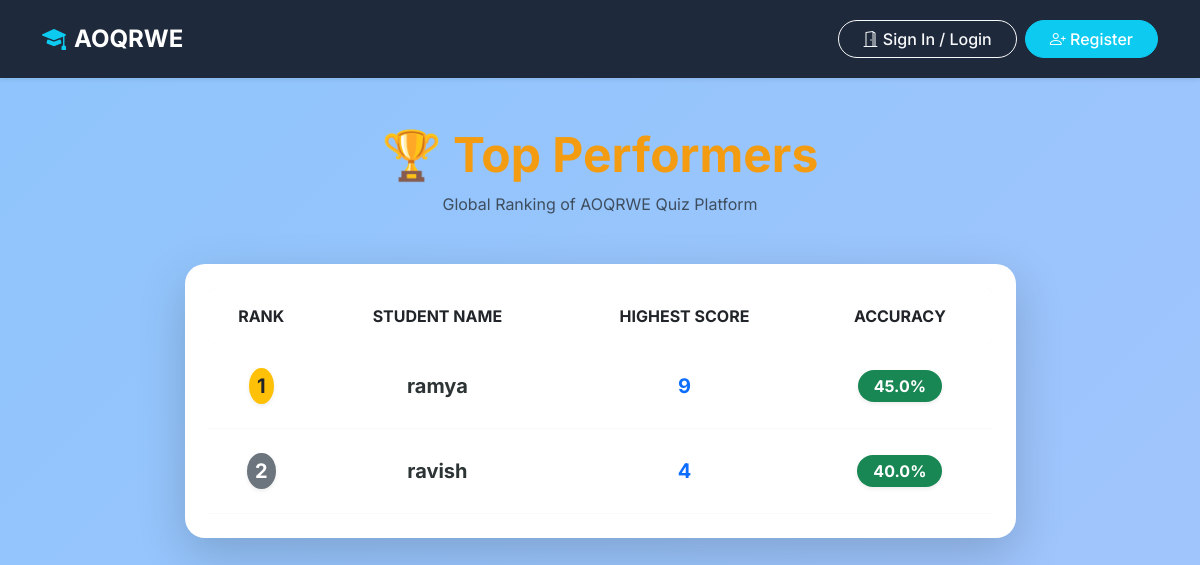
The app's page /leaderboard with its own data.
### tables this page shows
CREATE TABLE results (
            id INTEGER PRIMARY KEY AUTOINCREMENT,
            student_name TEXT NOT NULL,
            subject_id INTEGER NOT NULL,
            score INTEGER NOT NULL,
            total INTEGER NOT NULL,
            percentage REAL NOT NULL,
            grade TEXT NOT NULL,
            exam_date DATETIME NOT NULL,
            user_answers TEXT,
            FOREIGN KEY (subject_id) REFERENCES subjects (id)
        );

### app.py (the view)
@app.route('/leaderboard')
def leaderboard():
    conn = get_db_connection()
    leaders = conn.execute("SELECT student_name, MAX(score) as score, MAX(percentage) as percentage, s.name as subject_name FROM results JOIN subjects s ON results.subject_id=s.id GROUP BY student_name, subject_id ORDER BY percentage DESC LIMIT 10").fetchall()
    conn.close()
    return render_template('leaderboard.html', leaders=leaders)

### app.py (called while the page is built)
def get_db_connection():
    conn = sqlite3.connect('quiz_app.db')
    conn.row_factory = sqlite3.Row
    return conn

### templates/leaderboard.html (shortened to what this page needs)
{% extends "base.html" %}
{% block content %}
<div class="row justify-content-center fade-in">
    <div class="col-md-9 mt-4">
        <div class="text-center mb-5">
            <h1 class="display-5 fw-bold" style="color: #f39c12;">🏆 Top Performers</h1>
            <p class="text-muted">Global Ranking of AOQRWE Quiz Platform</p>
        </div>
        <div class="table-responsive glass-card p-4 shadow-lg border-0" style="border-radius: 20px;">
            <table class="table table-hover table-borderless align-middle text-center mb-0">
                <thead style="background: rgba(0,0,0,0.05);">
                    <tr class="text-muted fs-6 text-uppercase">
                        <th class="py-3 rounded-start">Rank</th>
                        <th class="py-3">Student Name</th>
                        <th class="py-3">Highest Score</th>
                        <th class="py-3 rounded-end">Accuracy</th>
                    </tr>
                </thead>
                <tbody>
                    {% for l in leaders %}
                    <tr class="border-bottom border-light" style="transition: all 0.3s; cursor: pointer;" onmouseover="this.style.transform='scale(1.01)'" onmouseout="this.style.transform='scale(1)'">
                        <td class="py-4">
                            {% if loop.index == 1 %}
                                <span class="badge bg-warning text-dark rounded-circle p-2 fs-5 shadow-sm">1</span>
                            {% elif loop.index == 2 %}
                                <span class="badge bg-secondary rounded-circle p-2 fs-5 shadow-sm">2</span>
                            {% elif loop.index == 3 %}
                                <span class="badge rounded-circle p-2 fs-5 shadow-sm" style="background: #cd7f32;">3</span>
                            {% else %}
                                <span class="fw-bold text-muted fs-5">#{{ loop.index }}</span>
                            {% endif %}
                        </td>
                        <td class="py-4 fw-bold fs-5" style="color: #2d3436;">{{ l.student_name }}</td>
                        <td class="py-4 fw-bold text-primary fs-5">{{ l.score }}</td>
                        <td class="py-4">
                            <span class="badge bg-success rounded-pill px-3 py-2 fs-6 shadow-sm">
                                {{ l.percentage|round(2) }}%
                            </span>
                        </td>
                    </tr>
                    {% endfor %}
                </tbody>
            </table>
        </div>
    </div>
</div>
{% endblock %}

### templates/base.html (shortened to what this page needs)
<!DOCTYPE html>
<html lang="en">
<head>
    <link href="https://cdn.jsdelivr.net/npm/bootstrap@5.3.0/dist/css/bootstrap.min.css" rel="stylesheet">
    <link rel="stylesheet" href="https://cdn.jsdelivr.net/npm/bootstrap-icons@1.11.1/font/bootstrap-icons.css">
    <link rel="stylesheet" href="{{ url_for('static', filename='css/style.css') }}">
</head>
<body>
    <nav class="navbar navbar-expand-lg navbar-dark sticky-top shadow-sm py-3">
      <div class="container">
        <a class="navbar-brand fw-bold fs-4 d-flex align-items-center gap-2" href="{{ url_for('landing') }}">
            <i class="bi bi-mortarboard-fill text-info"></i> AOQRWE
        </a>
        <div class="collapse navbar-collapse" id="navbarNav">
          <ul class="navbar-nav ms-auto align-items-center gap-2">
            {% if session.get('admin') %}
                <li class="nav-item"><a class="nav-link fw-medium" href="{{ url_for('admin_dashboard') }}"><i class="bi bi-speedometer2"></i> Dashboard</a></li>
                <li class="nav-item"><a class="nav-link fw-medium" href="{{ url_for('admin_subjects') }}"><i class="bi bi-book"></i> Subjects</a></li>
                <li class="nav-item"><a class="nav-link fw-medium" href="{{ url_for('admin_questions') }}"><i class="bi bi-ui-checks"></i> Questions</a></li>
                <li class="nav-item"><a class="nav-link fw-medium" href="{{ url_for('admin_students') }}"><i class="bi bi-people"></i> Students</a></li>
                <li class="nav-item"><a class="nav-link fw-medium" href="{{ url_for('admin_results') }}"><i class="bi bi-bar-chart"></i> Results</a></li>
                <li class="nav-item ms-lg-3"><a class="btn btn-danger btn-sm rounded-pill px-3 fw-bold" href="{{ url_for('logout') }}"><i class="bi bi-box-arrow-right"></i> Logout</a></li>
            {% else %}
                {% if request.endpoint != 'login' %}
                <li class="nav-item"><a class="btn btn-outline-light rounded-pill px-4 fw-medium" href="{{ url_for('login') }}"><i class="bi bi-door-open"></i> Sign In / Login</a></li>
                {% endif %}
                {% if request.endpoint != 'register' %}
                <li class="nav-item"><a class="btn btn-info text-white rounded-pill px-4 fw-medium" href="{{ url_for('register') }}"><i class="bi bi-person-plus"></i> Register</a></li>
                {% endif %}
            {% endif %}
          </ul>
        </div>
      </div>
    </nav>
    <div class="container mt-4">
        {% block content %}{% endblock %}
    </div>
</body>
</html>

### static/css/style.css (style rules this page uses)
body { background: linear-gradient(-45deg, #e0c3fc, #8ec5fc); background-size: 400% 400%; animation: gradientBG 15s ease infinite; font-family: 'Inter', sans-serif; color: #333; min-height: 100vh; }
.fade-in { animation: fadeIn 0.8s ease-in-out; }
.glass-card { background: rgba(255, 255, 255, 0.85); border-radius: 16px; box-shadow: 0 8px 32px rgba(0, 0, 0, 0.1); backdrop-filter: blur(10px); -webkit-backdrop-filter: blur(10px); border: 1px solid rgba(255, 255, 255, 0.4); }
.navbar { background: rgba(33, 37, 41, 0.95) !important; backdrop-filter: blur(5px); }

### templates/base.html (style rules this page uses)
body { font-family: 'Inter', sans-serif; background-color: #f8fafc; color: #0f172a; }
.navbar { background-color: #1e293b !important; }
.glass-card { background: #ffffff; border-radius: 12px; box-shadow: 0 4px 6px -1px rgba(0, 0, 0, 0.1), 0 2px 4px -1px rgba(0, 0, 0, 0.06); border: 1px solid #e2e8f0; }

### records on screen
results: shows "1", student_name "ramya", score "9", percentage "45.0"
results: shows "2", student_name "ravish", score "4", percentage "40.0"
